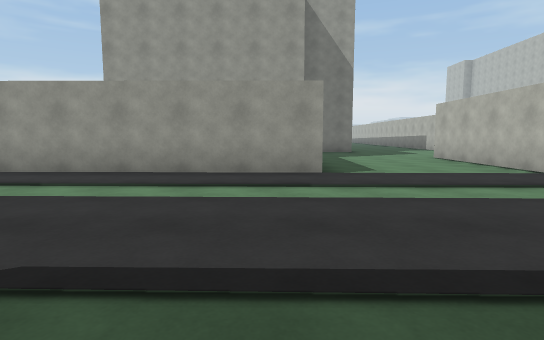
[1] (above)

24 first-person views from a walk through a scene from a Unity 3-D project. The camera is 1.2 m above the floor, tilts 6° down and sees 80° across. The floor is counted in squares, 2 m on a side. Each view is taken from the middle of a square. On the plan, view 1 faces up. The plan holds only what a view shows up to about 10 squares ahead; the rest is blank. The place goes on beyond the plan. Surface patterns are stand-ins for the level's own textures.

[2]
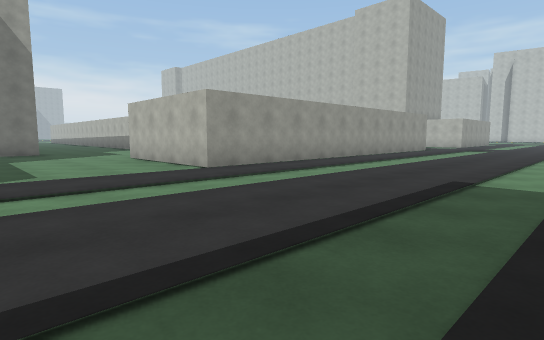

[3]
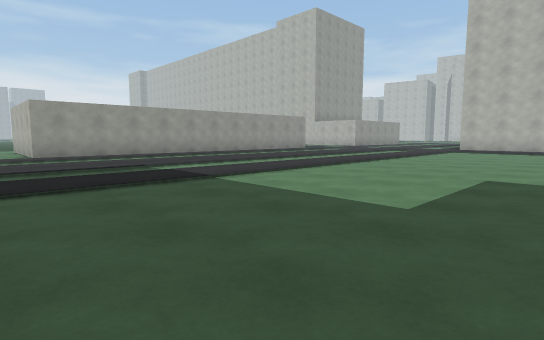

[4]
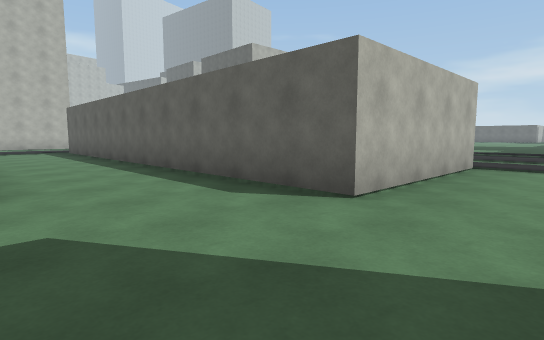

[5]
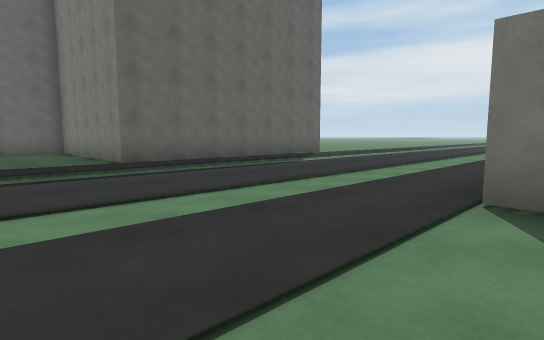

[6]
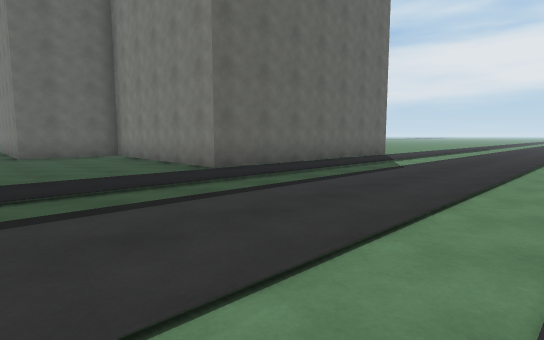

[7]
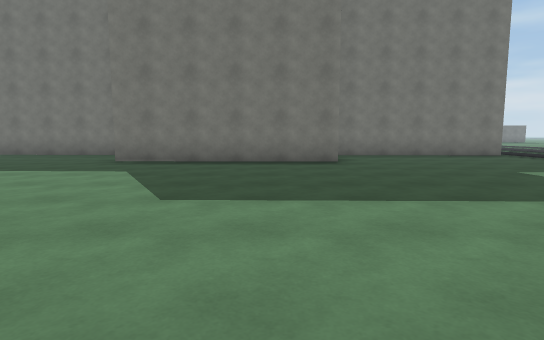

[8]
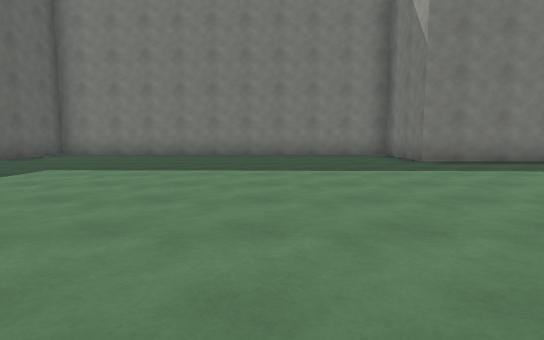

[9]
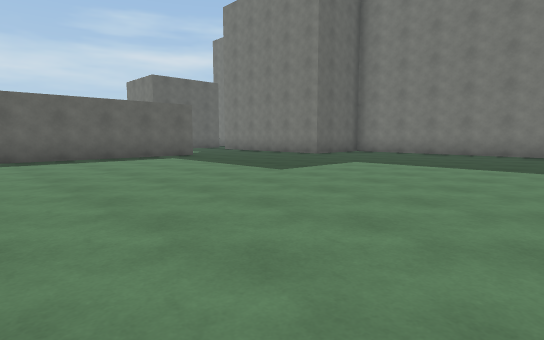

[10]
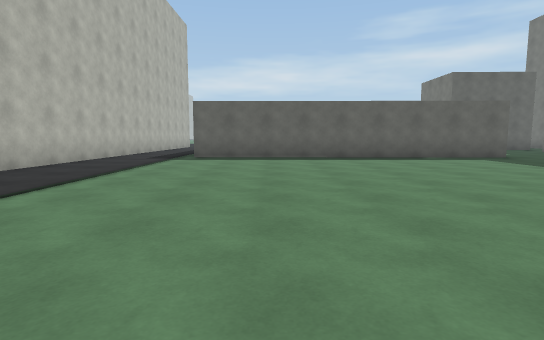

[11]
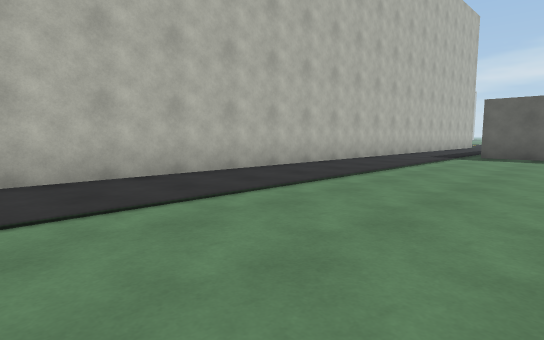

[12]
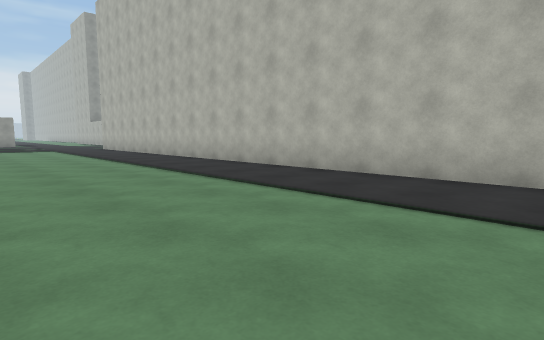

[13]
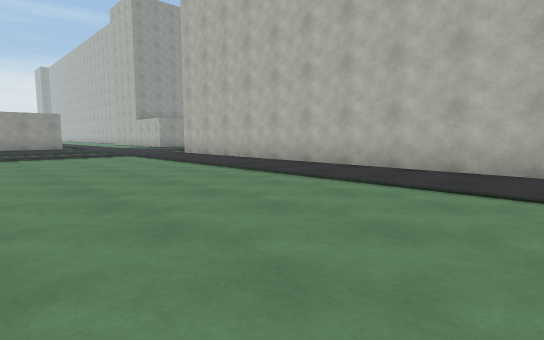

[14]
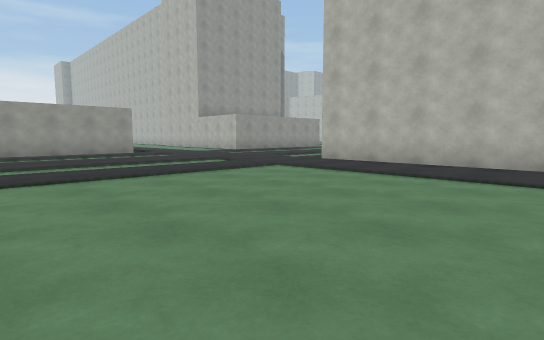

[15]
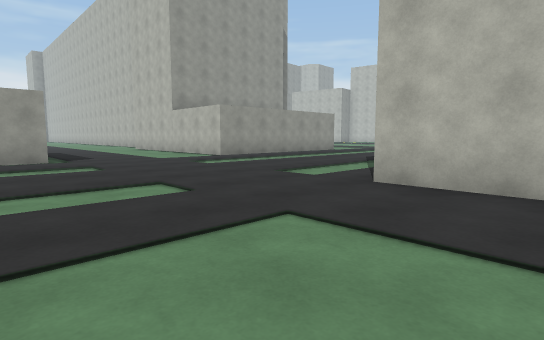

[16]
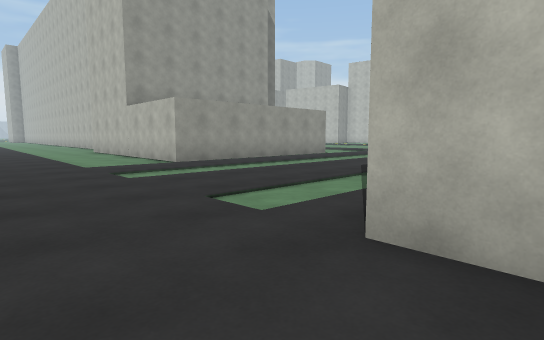

[17]
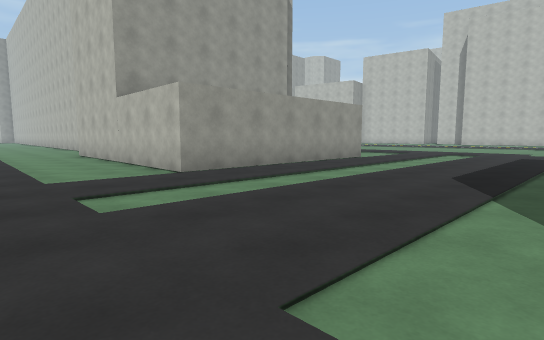

[18]
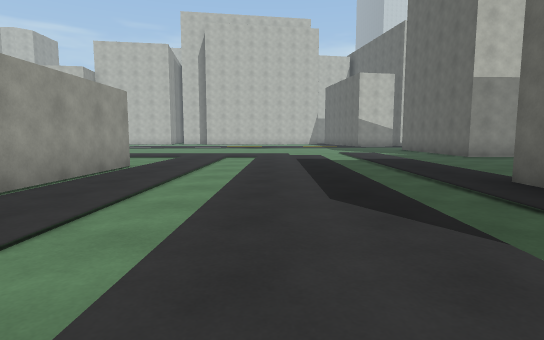

[19]
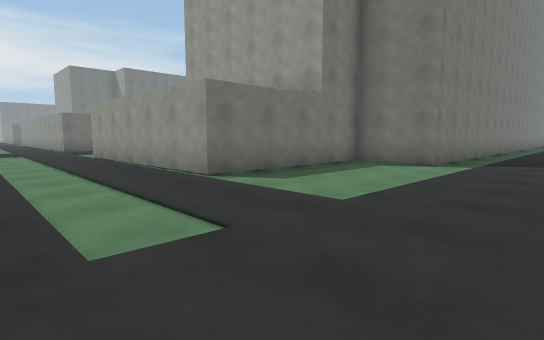

[20]
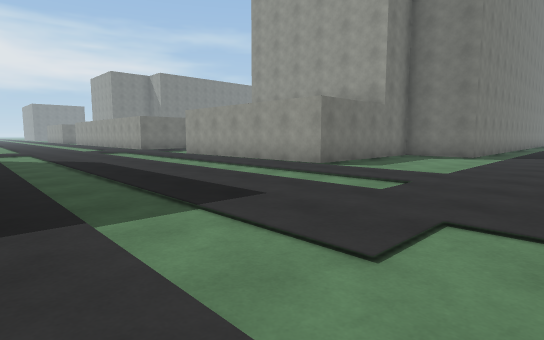

[21]
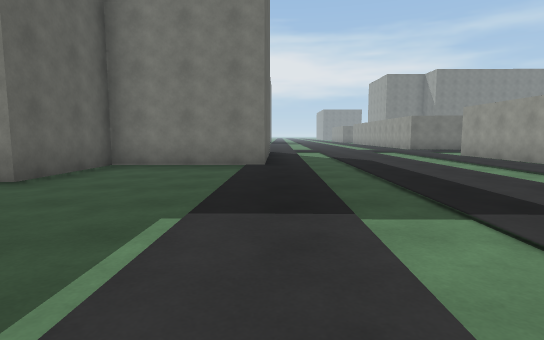

[22]
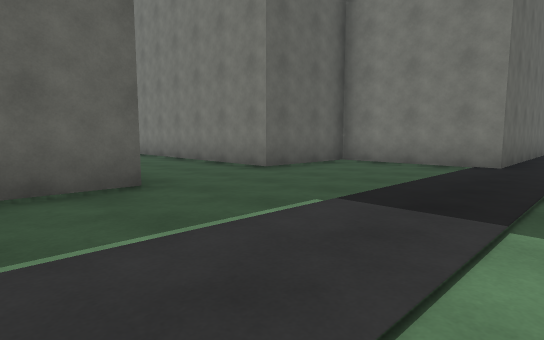

[23]
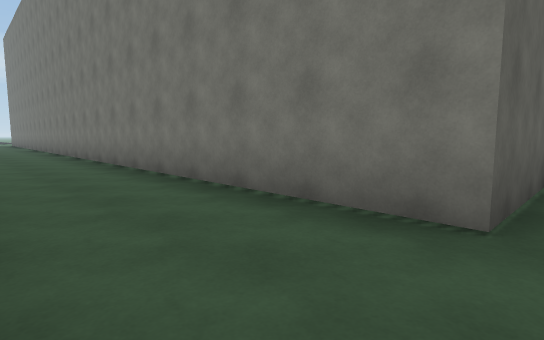

[24]
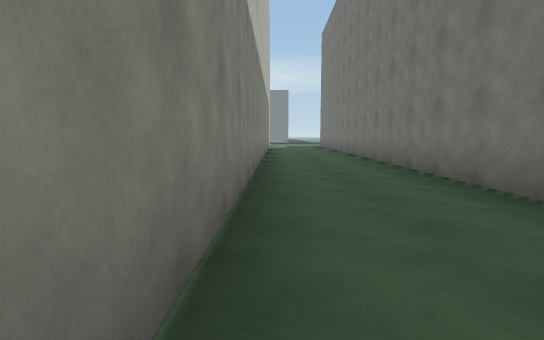

### Floor plan
Key: @ floor where view 1 was taken; # wall or solid block; . floor; O other object.
Columns run from 3 left of view 1 to 30 right of it. Each row starts with its distance up from view 1.
 12      .....           ..       #..
 11      ..............  ..#      #..
 10      .............. ...#    ###..
  9      ...OOOOOOOOOO  ...#    #....
  8     O...O          ....#    #....
  7     O...O          ....O     .....
  6     O...O          ....O     .....
  5 .............. ...O....OOOOOO.....
  4 ..................................
  3 ..................................
  2 ..................................
  1 ..................................
  0 ...@..............................
 -1 ####.................######.......
 -2    ##................#    #.......
 -3     #................#    #.......
 -4     #................#    #.....##
 -5     #.......  .......#    ###...#
 -6     #........ .......#      #...
 -7     ###....... ......#      #...
 -8       #..............#      #...
 -9       #....... ......#      #...
-10       #......  ......#      #...#
-11     ###.....   ......#      #...#
-12     #.......    .....#      #...#
-13     #........   .....#      #...#
-14     #.........  .....#      #...#
-15     #................#      #...#
-16     #................#      #...#
-17     #................#      #...#
-18     #................#      #...#
-19     #................#      #...#
-20     #................#      #...#
-21     #................#
-22     ### .............#
-23          ............#
-24          .OOOOOOOOO..#

Positions as (right, up) in squares from view 1, and headings:
1: (0, 0), facing up
2: (1, 0), facing up-right
3: (3, -5), facing up-right
4: (3, 12), facing down-right
5: (4, 6), facing down-left
6: (5, 4), facing down-left
7: (11, -8), facing left
8: (11, -15), facing left
9: (12, -15), facing down-left
10: (13, -15), facing down
11: (13, -14), facing down-right
12: (13, -16), facing up-right
13: (12, -11), facing up-right
14: (11, -6), facing up-right
15: (14, -3), facing up-right
16: (16, -2), facing up-right
17: (17, 0), facing up-right
18: (19, 2), facing right
19: (30, 2), facing up-left
20: (30, -1), facing up-left
21: (30, -1), facing left
22: (30, 0), facing down-left
23: (28, -4), facing down-left
24: (28, -10), facing down
